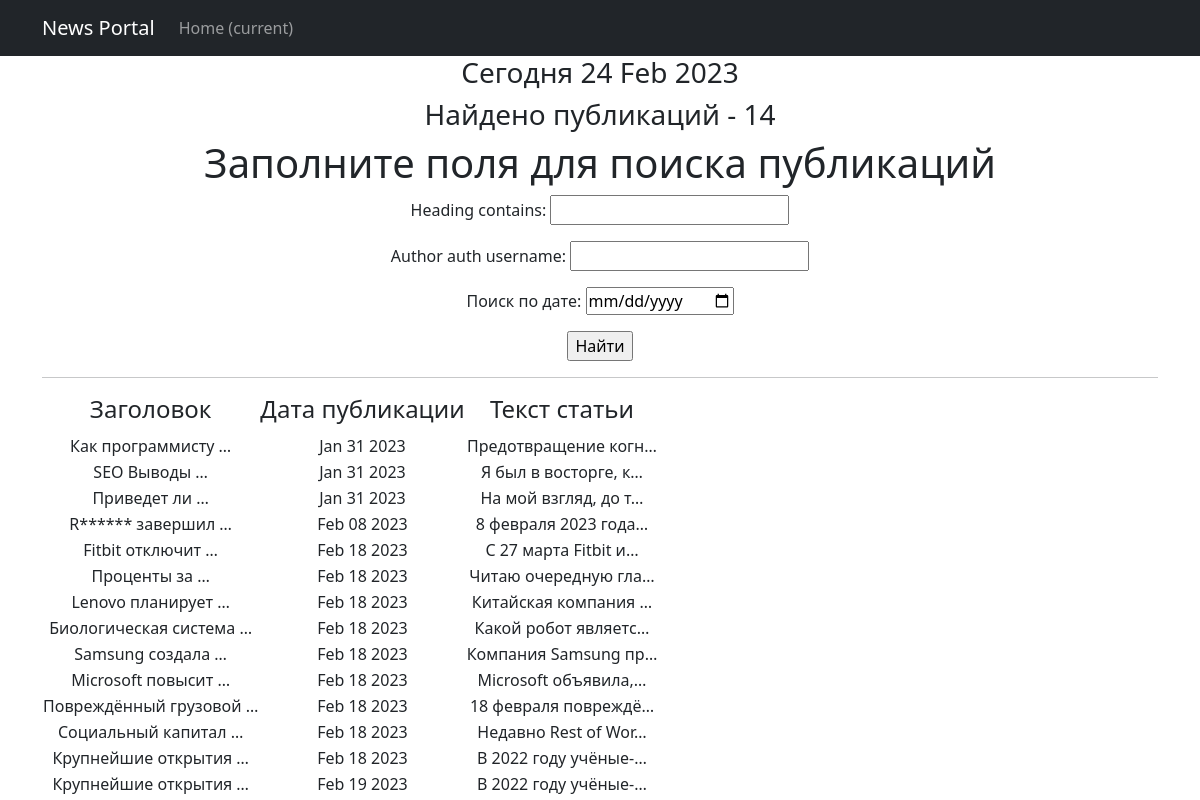
The app's page /news/search/ with its own data.
### News_Portal_app/models.py (models this page shows, shortened)
class Post(models.Model):
    article = 'AR'
    news = 'NE'
    cat_ar_ne = [(article, 'статья'),
                 (news, 'новость')]
    author = models.ForeignKey(Author, on_delete = models.CASCADE)
    _type = models.CharField(max_length=2, choices=cat_ar_ne)
    time_in = models.DateTimeField(auto_now_add=True)
    categories = models.ManyToManyField(Category, through='PostCategory')
    heading = models.CharField(max_length=255)
    text = models.TextField()
    post_rating = models.IntegerField(default=0)

### News_Portal_app/views.py (the view)
# urls.py: path('search/', SearchList.as_view(), name='search_publications'),
class SearchList(ListView):
    model = Post
    template_name = 'search_page.html'
    context_object_name = 'posts'
    def get_queryset(self):
        queryset = super().get_queryset()
        self.filterset = PostFilter(self.request.GET, queryset)
        return self.filterset.qs
    def get_context_data(self, **kwargs):
        context = super().get_context_data(**kwargs)
        context['filterset'] = self.filterset
        context['time_now'] = datetime.utcnow()
        return context

### News_Portal_app/templatetags/custom_filters.py (called while the page is built)
@register.filter()
def censor(text):
    try:
        text = text.replace("Яндекс", "Я*****")
        text = text.replace("RuStore", "R******")
        return text
    except TypeError as e:
        print(f'Ошибка {e}. Тип данных должен быть str.')

### News_Portal/templates/search_page.html (shortened to what this page needs)
{% extends 'flatpages/default.html' %}
{% load custom_filters %}
{% load custom_tags %}
{% block content %}
<h3>Сегодня {{ time_now|date:'d M Y' }}</h3>
<h3>Найдено публикаций - {{ posts|length }}</h3>
<h1>Заполните поля для поиска публикаций</h1>
   <form action="" method="get">
       {{ filterset.form.as_p }}
       <input type="submit" value="Найти" />
   </form>
    <hr>
   {% if posts %}
       <table>
           <tr>
               <td><h4>Заголовок</h4></td>
               <td><h4>Дата публикации</h4></td>
               <td><h4>Текст статьи</h4></td>
           </tr>
           {% for post in posts %}
           <tr>
               <td>{{ post.heading|truncatewords:2|censor }}</td>
               <td>{{ post.time_in|date:'M d Y' }}</td>
               <td>{{ post.text|truncatechars:20|censor }}</td>
           </tr>
           {% endfor %}
       </table>
   {% else %}
       <h2>Упс, статей нет!</h2>
   {% endif %}
{% endblock content %}

### records on screen
Post: heading|censor "Как программисту …", time_in "Jan 31 2023", text|censor "Предотвращение когн…"
Post: heading|censor "SEO Выводы …", time_in "Jan 31 2023", text|censor "Я был в восторге, к…"
Post: heading|censor "Приведет ли …", time_in "Jan 31 2023", text|censor "На мой взгляд, до т…"
Post: heading|censor "R****** завершил …", time_in "Feb 08 2023", text|censor "8 февраля 2023 года…"
Post: heading|censor "Fitbit отключит …", time_in "Feb 18 2023", text|censor "С 27 марта Fitbit и…"
Post: heading|censor "Проценты за …", time_in "Feb 18 2023", text|censor "Читаю очередную гла…"
Post: heading|censor "Lenovo планирует …", time_in "Feb 18 2023", text|censor "Китайская компания …"
Post: heading|censor "Биологическая система …", time_in "Feb 18 2023", text|censor "Какой робот являетс…"
Post: heading|censor "Samsung создала …", time_in "Feb 18 2023", text|censor "Компания Samsung пр…"
Post: heading|censor "Microsoft повысит …", time_in "Feb 18 2023", text|censor "Microsoft объявила,…"
Post: heading|censor "Повреждённый грузовой …", time_in "Feb 18 2023", text|censor "18 февраля повреждё…"
Post: heading|censor "Социальный капитал …", time_in "Feb 18 2023", text|censor "Недавно Rest of Wor…"
Post: heading|censor "Крупнейшие открытия …", time_in "Feb 18 2023", text|censor "В 2022 году учёные-…"
Post: heading|censor "Крупнейшие открытия …", time_in "Feb 19 2023", text|censor "В 2022 году учёные-…"

### other values on screen
{{ time_now|date:'d M Y' }} "24 Feb 2023"
{{ posts|length }} "14"
